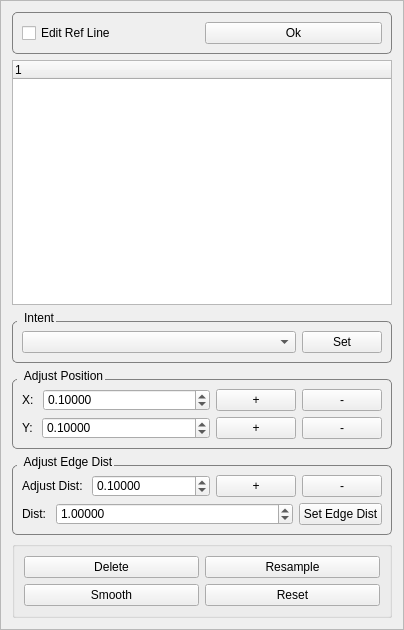
<?xml version="1.0" encoding="UTF-8"?>
<ui version="4.0">
 <class>RefLineEditFrame</class>
 <widget class="QFrame" name="RefLineEditFrame">
  <property name="geometry">
   <rect>
    <x>0</x>
    <y>0</y>
    <width>404</width>
    <height>630</height>
   </rect>
  </property>
  <property name="windowTitle">
   <string>Frame</string>
  </property>
  <property name="frameShape">
   <enum>QFrame::StyledPanel</enum>
  </property>
  <property name="frameShadow">
   <enum>QFrame::Raised</enum>
  </property>
  <layout class="QVBoxLayout" name="verticalLayout_3">
   <item>
    <widget class="QGroupBox" name="groupBox_edit">
     <property name="styleSheet">
      <string notr="true">QGroupBox{
    border-width:1px;
    border-style:solid;
    border-radius:5px;
    border-color:gray;
    margin-top:0px;
}</string>
     </property>
     <property name="title">
      <string/>
     </property>
     <layout class="QHBoxLayout" name="horizontalLayout_6">
      <item>
       <widget class="QCheckBox" name="checkBox_edit_ref_line">
        <property name="text">
         <string>Edit Ref Line</string>
        </property>
       </widget>
      </item>
      <item>
       <widget class="QPushButton" name="pushButton_ok">
        <property name="text">
         <string>Ok</string>
        </property>
       </widget>
      </item>
     </layout>
    </widget>
   </item>
   <item>
    <widget class="QTreeWidget" name="treeWidget">
     <column>
      <property name="text">
       <string notr="true">1</string>
      </property>
     </column>
    </widget>
   </item>
   <item>
    <widget class="QGroupBox" name="groupBox_intent">
     <property name="styleSheet">
      <string notr="true">QGroupBox{
    border-width:1px;
    border-style:solid;
    border-radius:5px;
    border-color:gray;
    margin-top:10px;
}
QGroupBox::title{
    subcontrol-origin:margin;
    subcontrol-position:top left;
    left:5px;
    margin-left:5px;
    padding: 0px;
}</string>
     </property>
     <property name="title">
      <string>Intent</string>
     </property>
     <layout class="QHBoxLayout" name="horizontalLayout">
      <item>
       <widget class="QComboBox" name="comboBox_intent">
        <property name="sizePolicy">
         <sizepolicy hsizetype="MinimumExpanding" vsizetype="Fixed">
          <horstretch>0</horstretch>
          <verstretch>0</verstretch>
         </sizepolicy>
        </property>
       </widget>
      </item>
      <item>
       <widget class="QPushButton" name="pushButton_set_intent">
        <property name="sizePolicy">
         <sizepolicy hsizetype="Minimum" vsizetype="Minimum">
          <horstretch>0</horstretch>
          <verstretch>0</verstretch>
         </sizepolicy>
        </property>
        <property name="text">
         <string>Set</string>
        </property>
       </widget>
      </item>
     </layout>
    </widget>
   </item>
   <item>
    <widget class="QGroupBox" name="groupBox_adjust_pos">
     <property name="styleSheet">
      <string notr="true">QGroupBox{
    border-width:1px;
    border-style:solid;
    border-radius:5px;
    border-color:gray;
    margin-top:10px;
}
QGroupBox::title{
    subcontrol-origin:margin;
    subcontrol-position:top left;
    left:5px;
    margin-left:5px;
    padding: 0px;
}</string>
     </property>
     <property name="title">
      <string>Adjust Position</string>
     </property>
     <layout class="QVBoxLayout" name="verticalLayout">
      <item>
       <layout class="QHBoxLayout" name="horizontalLayout_2">
        <item>
         <widget class="QLabel" name="label">
          <property name="sizePolicy">
           <sizepolicy hsizetype="Minimum" vsizetype="Preferred">
            <horstretch>0</horstretch>
            <verstretch>0</verstretch>
           </sizepolicy>
          </property>
          <property name="text">
           <string>X: </string>
          </property>
         </widget>
        </item>
        <item>
         <widget class="QDoubleSpinBox" name="doubleSpinBox_x">
          <property name="sizePolicy">
           <sizepolicy hsizetype="MinimumExpanding" vsizetype="Preferred">
            <horstretch>0</horstretch>
            <verstretch>0</verstretch>
           </sizepolicy>
          </property>
          <property name="decimals">
           <number>5</number>
          </property>
          <property name="minimum">
           <double>0.010000000000000</double>
          </property>
          <property name="maximum">
           <double>5.000000000000000</double>
          </property>
          <property name="singleStep">
           <double>0.010000000000000</double>
          </property>
          <property name="value">
           <double>0.100000000000000</double>
          </property>
         </widget>
        </item>
        <item>
         <widget class="QPushButton" name="pushButton_x_plus">
          <property name="sizePolicy">
           <sizepolicy hsizetype="Preferred" vsizetype="Preferred">
            <horstretch>0</horstretch>
            <verstretch>0</verstretch>
           </sizepolicy>
          </property>
          <property name="text">
           <string>+</string>
          </property>
         </widget>
        </item>
        <item>
         <widget class="QPushButton" name="pushButton_x_minus">
          <property name="sizePolicy">
           <sizepolicy hsizetype="Preferred" vsizetype="Preferred">
            <horstretch>0</horstretch>
            <verstretch>0</verstretch>
           </sizepolicy>
          </property>
          <property name="text">
           <string>-</string>
          </property>
         </widget>
        </item>
       </layout>
      </item>
      <item>
       <layout class="QHBoxLayout" name="horizontalLayout_3">
        <item>
         <widget class="QLabel" name="label_2">
          <property name="sizePolicy">
           <sizepolicy hsizetype="Minimum" vsizetype="Preferred">
            <horstretch>0</horstretch>
            <verstretch>0</verstretch>
           </sizepolicy>
          </property>
          <property name="text">
           <string>Y: </string>
          </property>
         </widget>
        </item>
        <item>
         <widget class="QDoubleSpinBox" name="doubleSpinBox_y">
          <property name="sizePolicy">
           <sizepolicy hsizetype="MinimumExpanding" vsizetype="Preferred">
            <horstretch>0</horstretch>
            <verstretch>0</verstretch>
           </sizepolicy>
          </property>
          <property name="decimals">
           <number>5</number>
          </property>
          <property name="minimum">
           <double>0.010000000000000</double>
          </property>
          <property name="maximum">
           <double>5.000000000000000</double>
          </property>
          <property name="singleStep">
           <double>0.010000000000000</double>
          </property>
          <property name="value">
           <double>0.100000000000000</double>
          </property>
         </widget>
        </item>
        <item>
         <widget class="QPushButton" name="pushButton_y_plus">
          <property name="sizePolicy">
           <sizepolicy hsizetype="Preferred" vsizetype="Preferred">
            <horstretch>0</horstretch>
            <verstretch>0</verstretch>
           </sizepolicy>
          </property>
          <property name="text">
           <string>+</string>
          </property>
         </widget>
        </item>
        <item>
         <widget class="QPushButton" name="pushButton_y_minus">
          <property name="sizePolicy">
           <sizepolicy hsizetype="Preferred" vsizetype="Preferred">
            <horstretch>0</horstretch>
            <verstretch>0</verstretch>
           </sizepolicy>
          </property>
          <property name="text">
           <string>-</string>
          </property>
         </widget>
        </item>
       </layout>
      </item>
     </layout>
    </widget>
   </item>
   <item>
    <widget class="QGroupBox" name="groupBox_adjust_edge_dist">
     <property name="styleSheet">
      <string notr="true">QGroupBox{
    border-width:1px;
    border-style:solid;
    border-radius:5px;
    border-color:gray;
    margin-top:10px;
}
QGroupBox::title{
    subcontrol-origin:margin;
    subcontrol-position:top left;
    left:5px;
    margin-left:5px;
    padding: 0px;
}</string>
     </property>
     <property name="title">
      <string>Adjust Edge Dist</string>
     </property>
     <layout class="QVBoxLayout" name="verticalLayout_2">
      <item>
       <layout class="QHBoxLayout" name="horizontalLayout_4">
        <item>
         <widget class="QLabel" name="label_3">
          <property name="sizePolicy">
           <sizepolicy hsizetype="Minimum" vsizetype="Preferred">
            <horstretch>0</horstretch>
            <verstretch>0</verstretch>
           </sizepolicy>
          </property>
          <property name="text">
           <string>Adjust Dist: </string>
          </property>
         </widget>
        </item>
        <item>
         <widget class="QDoubleSpinBox" name="doubleSpinBox_adjust_edge_dist">
          <property name="sizePolicy">
           <sizepolicy hsizetype="MinimumExpanding" vsizetype="Preferred">
            <horstretch>0</horstretch>
            <verstretch>0</verstretch>
           </sizepolicy>
          </property>
          <property name="decimals">
           <number>5</number>
          </property>
          <property name="minimum">
           <double>0.010000000000000</double>
          </property>
          <property name="maximum">
           <double>5.000000000000000</double>
          </property>
          <property name="singleStep">
           <double>0.010000000000000</double>
          </property>
          <property name="value">
           <double>0.100000000000000</double>
          </property>
         </widget>
        </item>
        <item>
         <widget class="QPushButton" name="pushButton_edge_dist_plus">
          <property name="sizePolicy">
           <sizepolicy hsizetype="Preferred" vsizetype="Preferred">
            <horstretch>0</horstretch>
            <verstretch>0</verstretch>
           </sizepolicy>
          </property>
          <property name="text">
           <string>+</string>
          </property>
         </widget>
        </item>
        <item>
         <widget class="QPushButton" name="pushButton_edge_dist_minus">
          <property name="sizePolicy">
           <sizepolicy hsizetype="Preferred" vsizetype="Preferred">
            <horstretch>0</horstretch>
            <verstretch>0</verstretch>
           </sizepolicy>
          </property>
          <property name="text">
           <string>-</string>
          </property>
         </widget>
        </item>
       </layout>
      </item>
      <item>
       <layout class="QHBoxLayout" name="horizontalLayout_5">
        <item>
         <widget class="QLabel" name="label_4">
          <property name="text">
           <string>Dist: </string>
          </property>
         </widget>
        </item>
        <item>
         <widget class="QDoubleSpinBox" name="doubleSpinBox_edge_dist">
          <property name="sizePolicy">
           <sizepolicy hsizetype="MinimumExpanding" vsizetype="Preferred">
            <horstretch>0</horstretch>
            <verstretch>0</verstretch>
           </sizepolicy>
          </property>
          <property name="decimals">
           <number>5</number>
          </property>
          <property name="minimum">
           <double>0.010000000000000</double>
          </property>
          <property name="maximum">
           <double>5.000000000000000</double>
          </property>
          <property name="singleStep">
           <double>0.010000000000000</double>
          </property>
          <property name="value">
           <double>1.000000000000000</double>
          </property>
         </widget>
        </item>
        <item>
         <widget class="QPushButton" name="pushButton_set_edge_dist">
          <property name="text">
           <string>Set Edge Dist</string>
          </property>
         </widget>
        </item>
       </layout>
      </item>
     </layout>
    </widget>
   </item>
   <item>
    <widget class="QGroupBox" name="groupBox_button">
     <property name="title">
      <string/>
     </property>
     <layout class="QGridLayout" name="gridLayout">
      <item row="0" column="0">
       <widget class="QPushButton" name="pushButton_delete">
        <property name="text">
         <string>Delete</string>
        </property>
       </widget>
      </item>
      <item row="0" column="1">
       <widget class="QPushButton" name="pushButton_resample">
        <property name="text">
         <string>Resample</string>
        </property>
       </widget>
      </item>
      <item row="1" column="0">
       <widget class="QPushButton" name="pushButton_smooth">
        <property name="text">
         <string>Smooth</string>
        </property>
       </widget>
      </item>
      <item row="1" column="1">
       <widget class="QPushButton" name="pushButton_reset">
        <property name="text">
         <string>Reset</string>
        </property>
       </widget>
      </item>
     </layout>
    </widget>
   </item>
  </layout>
 </widget>
 <resources/>
 <connections/>
</ui>
